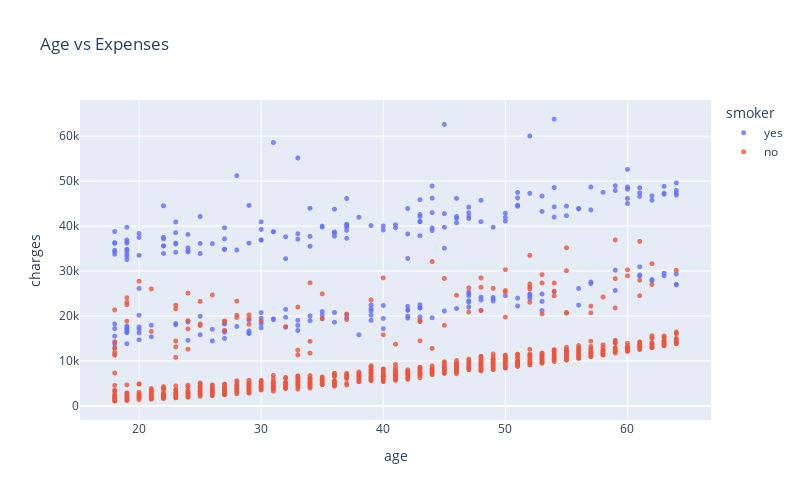

The notebook cell this image was saved under:
### Code cell
fig = px.scatter(df,
                x="age",
                y="charges",
                color="smoker",
                opacity=0.8,
                hover_data=["sex"],
                width=800,
                height=500,
                title="Age vs Expenses")

fig.update_traces(marker_size=5)
fig.show()

### Figure 1 — Plotly figure (JSON) as saved in the notebook; plotly's stock layout.template omitted (floating-point values rounded to 4 significant figures; data arrays with more than 128 entries replaced by an {"elided": "..."} marker saying what was removed)
{"data": [{"customdata": {"elided": "274x1 str values"}, "hovertemplate": "smoker=yes<br>age=%{x}<br>charges=%{y}<br>sex=%{customdata[0]}<extra></extra>", "legendgroup": "yes", "marker": {"color": "#636efa", "opacity": 0.8, "size": 5, "symbol": "circle"}, "mode": "markers", "name": "yes", "showlegend": true, "type": "scattergl", "x": {"elided": "274 int values"}, "xaxis": "x", "y": {"elided": "274 float values"}, "yaxis": "y"}, {"customdata": {"elided": "1064x1 str values"}, "hovertemplate": "smoker=no<br>age=%{x}<br>charges=%{y}<br>sex=%{customdata[0]}<extra></extra>", "legendgroup": "no", "marker": {"color": "#EF553B", "opacity": 0.8, "size": 5, "symbol": "circle"}, "mode": "markers", "name": "no", "showlegend": true, "type": "scattergl", "x": {"elided": "1064 int values"}, "xaxis": "x", "y": {"elided": "1064 float values"}, "yaxis": "y"}], "layout": {"height": 500, "legend": {"title": {"text": "smoker"}, "tracegroupgap": 0}, "title": {"text": "Age vs Expenses"}, "width": 800, "xaxis": {"anchor": "y", "domain": [0, 1], "title": {"text": "age"}}, "yaxis": {"anchor": "x", "domain": [0, 1], "title": {"text": "charges"}}}}
